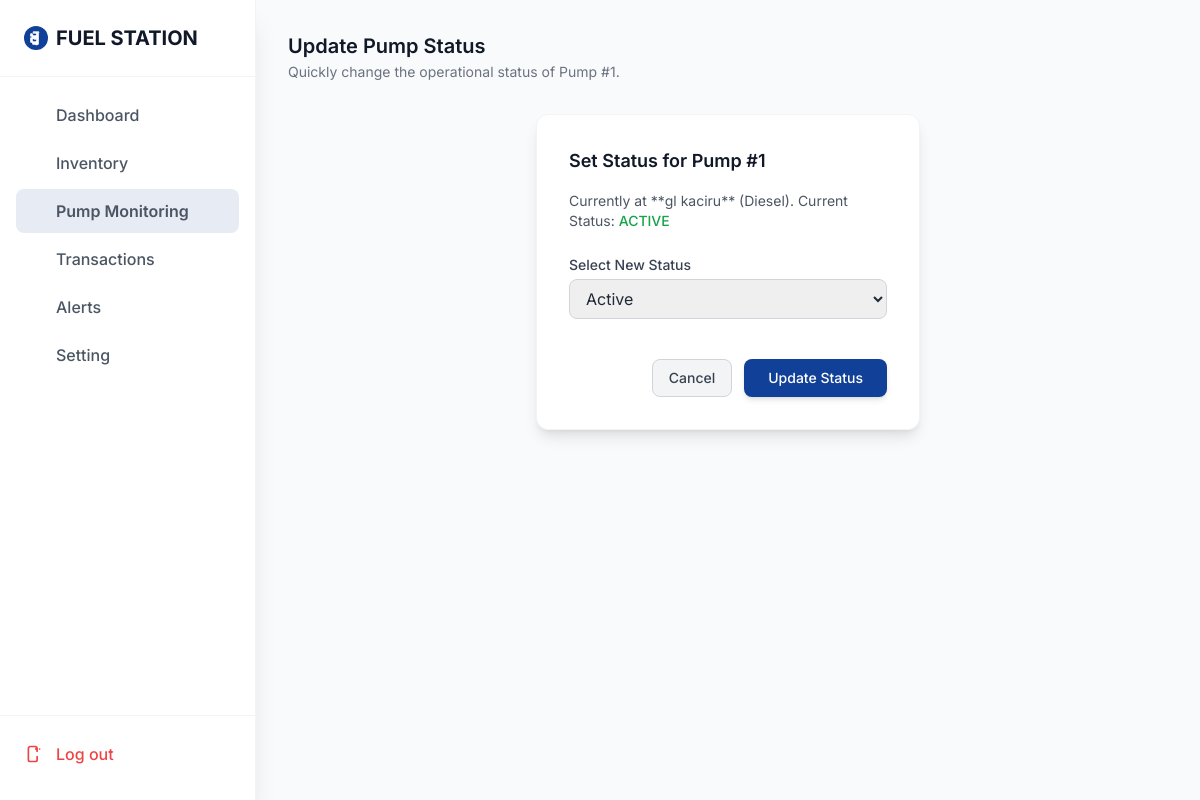
The page /pumps/1/status/ (signed in) on the database its author committed.
### service/models.py (models this page shows, shortened)
class Pump(models.Model):
    pump_id = models.AutoField(primary_key=True)
    station = models.ForeignKey(Station, on_delete=models.CASCADE, related_name='pumps')
    pump_number = models.IntegerField()
    FUEL_CHOICES = [
        ('petrol', 'Petrol (Gasoline)'),
        ('diesel', 'Diesel'),
    ]
    fuel_type = models.CharField(
        max_length=50,
        choices=FUEL_CHOICES, # Using the choices
        default='petrol'     # Set a default
    )
    STATUS_CHOICES = [
        ('active', 'Active'),
        ('offline', 'Offline'),
    ]
    status = models.CharField(max_length=20, choices=STATUS_CHOICES, default='active')
    flow_rate = models.FloatField(null=True, blank=True)
    class Meta:
        unique_together = ('station', 'pump_number')

class Station(models.Model):
    station_id = models.AutoField(primary_key=True)
    company_id= models.ForeignKey(Company, on_delete=models.CASCADE, related_name='stations')
    manager_id = models.ForeignKey(User, on_delete=models.SET_NULL, null=True, blank=True, related_name='managed_stations')
    name = models.CharField(max_length=100)
    location = models.CharField(max_length=255)
    created_at = models.DateTimeField(auto_now_add=True)
    status = models.CharField(max_length=20, blank=True, null=True)

### service/views.py (the view)
# urls.py: path('pumps/<int:pump_id>/status/', views.pump_status_update, name='pump_status_update'),
def pump_status_update(request, pump_id):
    pump = get_object_or_404(Pump, pump_id=pump_id)
    if request.method == 'POST':
        pump.status = request.POST.get('status')
        pump.save()
        messages.success(request, f'Pump {pump.pump_number} status updated!')
        return redirect('pump_list')
    return render(request, 'pumps/status_update.html', {'pump': pump})

### templates/pumps/status_update.html (shortened to what this page needs)
{% extends 'base.html' %}
{% load static %}
{% block page_title %}Update Pump Status{% endblock %}
{% block page_description %}Quickly change the operational status of Pump #{{ pump.pump_number }}.{% endblock %}
{% block content %}
<div class="max-w-sm mx-auto bg-white p-8 rounded-xl shadow-lg border border-gray-100">
    <h3 class="text-lg font-semibold text-gray-900 mb-4">
        Set Status for Pump #{{ pump.pump_number }}
    </h3>
    <p class="text-sm text-gray-600 mb-6">
        Currently at **{{ pump.station.name }}** ({{ pump.fuel_type }}). Current Status:
        <span class="font-medium
            {% if pump.status == 'active' %}text-green-600
            {% elif pump.status == 'offline' %}text-red-600
            {% else %}text-yellow-600{% endif %}">
            {{ pump.get_status_display|upper }}
        </span>
    </p>
    <form method="post" action="{% url 'pump_status_update' pump_id=pump.pk %}" class="space-y-6">
        <div>
            <label for="id_status" class="block text-sm font-medium text-gray-700 mb-1">Select New Status</label>
            <select name="status" id="id_status" class="w-full px-3 py-2 border border-gray-300 rounded-lg focus:ring-brand-blue focus:border-brand-blue">
                {% for value, label in pump.STATUS_CHOICES %}
                    <option value="{{ value }}" {% if pump.status == value %}selected{% endif %}>{{ label }}</option>
                {% endfor %}
            </select>
        </div>
        <div class="flex justify-end space-x-3 pt-4">
            <a href="{% url 'pump_list' %}" class="px-4 py-2 text-sm font-medium text-gray-700 bg-gray-100 border border-gray-300 rounded-lg hover:bg-gray-200 transition-colors">
                Cancel
            </a>
            <button type="submit" class="px-6 py-2 text-sm font-medium text-white bg-brand-blue rounded-lg shadow-md hover:bg-brand-blue/90 transition-colors">
                Update Status
            </button>
        </div>
    </form>
</div>
{% endblock %}

### rows shown on the page
Pump: pump_number "1", station.name "gl kaciru", fuel_type "Diesel", status "ACTIVE", status "Active"
